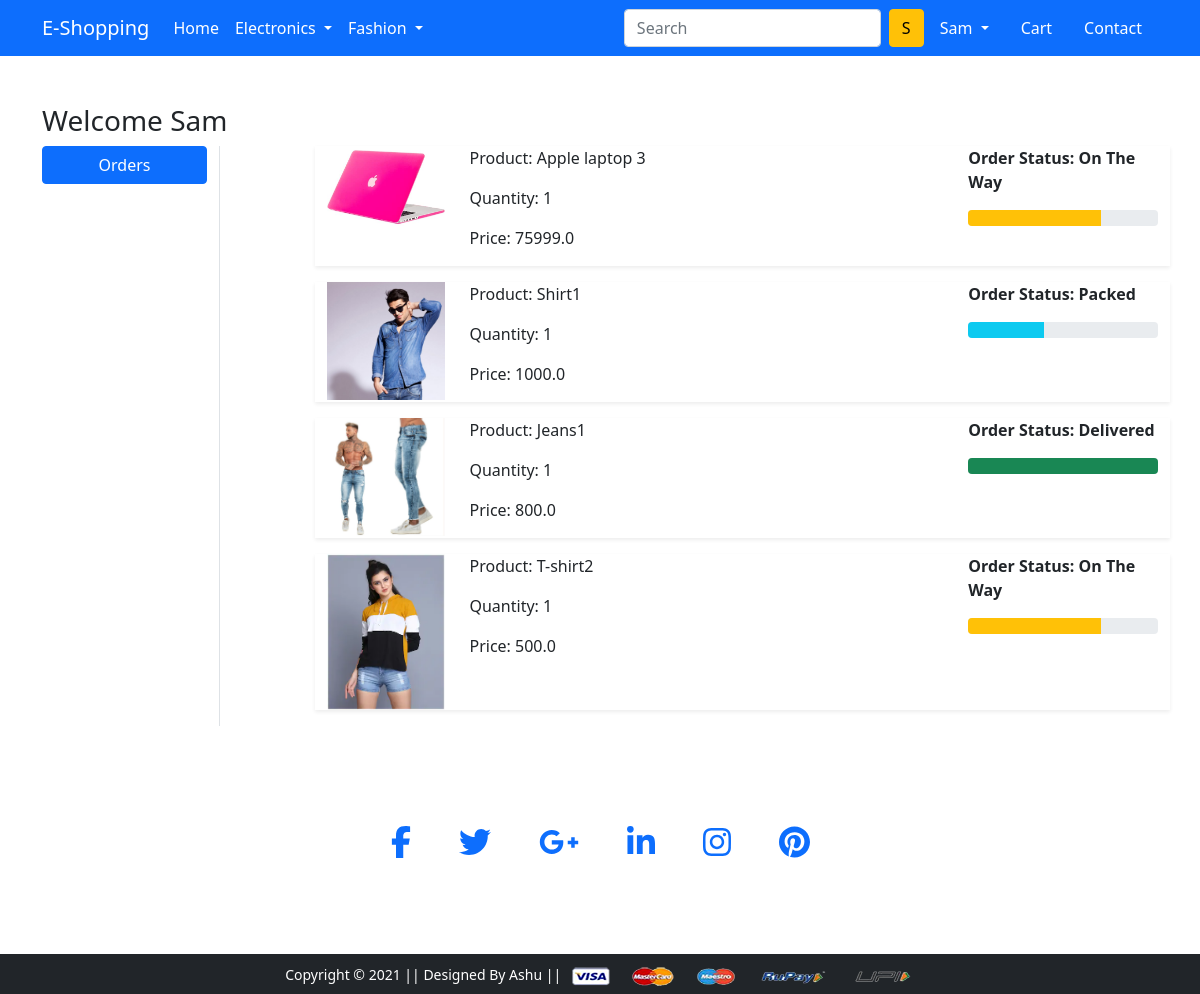
Before: /orders/ (signed in) with the older database file.
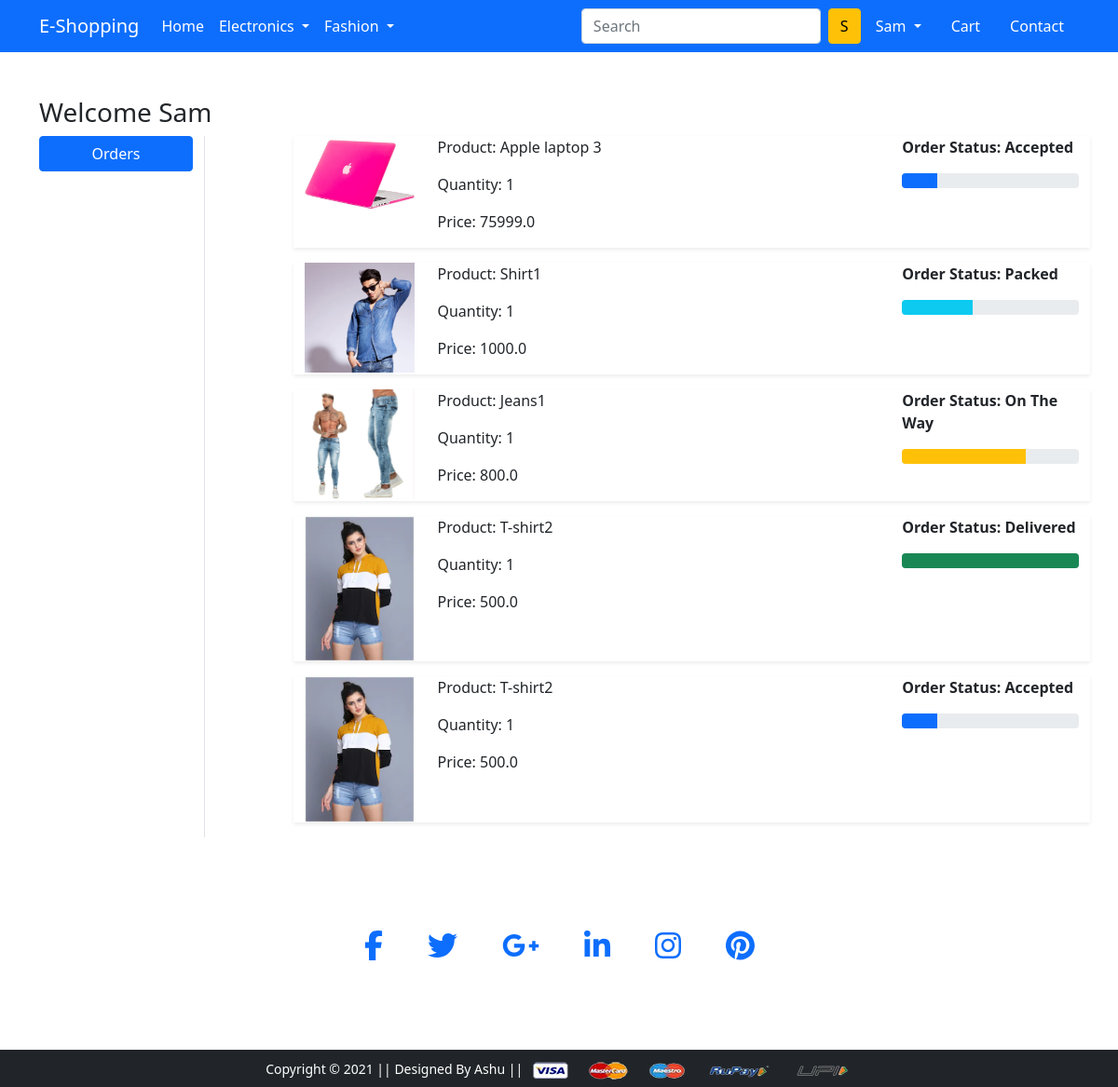
After: the same page with the newer database file.
### app/models.py (models this page shows, shortened)
class OrderPlaced(models.Model):
 user = models.ForeignKey(User, on_delete=models.CASCADE)
 customer = models.ForeignKey(Customer, on_delete=models.CASCADE)
 product = models.ForeignKey(Product, on_delete=models.CASCADE)
 quantity = models.PositiveIntegerField(default=1)
 ordered_date = models.DateTimeField(auto_now_add=True)
 status = models.CharField(max_length=50,choices=STATUS_CHOICES,default='Pending')
 @property
 def total_cost(self):
   return self.quantity * self.product.discounted_price

class Product(models.Model):
 title = models.CharField(max_length=100)
 selling_price = models.FloatField()
 discounted_price = models.FloatField()
 description = models.TextField()
 brand = models.CharField(max_length=100)
 category = models.CharField( choices=CATEGORY_CHOICES, max_length=3)
 product_image = models.ImageField(upload_to='productimg')

### app/views.py (the view)
# urls.py: path('orders/', views.orders, name='orders'),
@login_required
def orders(request):
	op = OrderPlaced.objects.filter(user=request.user)
	return render(request, 'app/orders.html', {'order_placed':op})

### app/templates/app/orders.html (shortened to what this page needs)
{% extends 'app/base.html' %}
{% load static %}
{% block main-content %}
<div class="container my-5">
 <div class="row">
    <h3>Welcome <span class="text-capitalize">{{request.user}}</span> </h3>
  <div class="col-sm-2 border-end">
   <ul class="list-unstyled">
    <li class="d-grid"><a href="{% url 'orders' %}" class="btn btn-primary">Orders</a></li>
   </ul>
  </div>
  <div class="col-sm-9 offset-sm-1">
  {% for op in order_placed %}
   <div class="row shadow-sm mb-3">
    <div class="col-sm-2">
     <img src="{{op.product.product_image.url}}" alt="" srcset="" class="img-fluid" height="150" width="150">
    </div>
    <div class="col-sm-7">
     <p>Product: {{op.product.title}}</p>
     <p>Quantity: {{op.quantity}}</p>
     <p>Price: {{op.total_cost}}</p>
    </div>
    <div class="col-sm-3 fw-bold">
     <p>Order Status: {{op.status}}</p>
      {% if op.status == 'Accepted' %}
      <div class="progress">
       <div class="progress-bar" role="progressbar" style="width: 20%" aria-valuenow="20" aria-valuemin="0" aria-valuemax="100"></div>
      </div>
      {% endif %}
      {% if op.status == 'Packed' %}
      <div class="progress">
       <div class="progress-bar bg-info" role="progressbar" style="width: 40%" aria-valuenow="40" aria-valuemin="0" aria-valuemax="100"></div>
      </div>
      {% endif %}
      {% if op.status == 'On The Way' %}
      <div class="progress">
       <div class="progress-bar bg-warning" role="progressbar" style="width: 70%" aria-valuenow="70" aria-valuemin="0" aria-valuemax="100"></div>
      </div>
      {% endif %}
      {% if op.status == 'Delivered' %}
      <div class="progress">
       <div class="progress-bar bg-success" role="progressbar" style="width: 100%" aria-valuenow="100" aria-valuemin="0" aria-valuemax="100"></div>
      </div>
      {% endif %}
    </div>
   </div>
   {% endfor %}
  </div>
 </div>
</div>
{% endblock main-content %}

### app/templates/app/base.html (shortened to what this page needs)
<!DOCTYPE html>
{% load static %}
<html lang="en">
  <head>
    <link
      href="https://cdn.jsdelivr.net/npm/bootstrap@5.0.0-beta1/dist/css/bootstrap.min.css"
      rel="stylesheet"
    />
    <link rel="stylesheet" href="{% static 'app/css/owl.carousel.min.css' %}" />
    <link rel="stylesheet" href="{% static 'app/css/all.min.css' %}" />
    <link rel="stylesheet" href="{% static 'app/css/style.css' %}" />
  </head>
  <body>
    <nav class="navbar navbar-expand-lg navbar-dark bg-primary">
      <div class="container">
        <a class="navbar-brand" href="/">E-Shopping</a>
        <div class="collapse navbar-collapse" id="navbarSupportedContent">
          <ul class="navbar-nav me-auto mb-2 mb-lg-0">
            <li class="nav-item">
              <a class="nav-link active" aria-current="page" href="/">Home</a>
            </li>
            <li class="nav-item dropdown">
              <a
                class="nav-link dropdown-toggle text-white"
                href="#"
                id="electronicsDropdown"
                role="button"
                data-bs-toggle="dropdown"
                aria-expanded="false"
              >
                Electronics
              </a>
            </li>
            <li class="nav-item dropdown">
              <a
                class="nav-link dropdown-toggle text-white"
                href="#"
                id="fashionDropdown"
                role="button"
                data-bs-toggle="dropdown"
                aria-expanded="false"
              >
                Fashion
              </a>
            </li>
          </ul>
          <form class="d-flex">
            <input
              class="form-control me-2"
              type="search"
              placeholder="Search"
              aria-label="Search"
            />
            <button class="btn btn-warning" type="submit">S</button>
          </form>
          <div>
            <ul class="navbar-nav me-auto mb-2 mb-lg-0">
              {% if request.user.is_authenticated %}
              <li class="nav-item dropdown mx-2">
                <a
                  class="nav-link dropdown-toggle text-white"
                  href="#"
                  id="profileDropdown"
                  role="button"
                  data-bs-toggle="dropdown"
                  aria-expanded="false">
                  {{request.user.username| capfirst}}
                </a>
              </li>
              <li class="nav-item mx-2">
                <a href="{% url 'showcart' %}" class="nav-link text-white"
                  > Cart</a>
              </li>
              {% endif %}
              <li class="nav-item mx-2">
                <a
                  href="/contact/"
                  class="nav-link text-white">Contact</a >
              </li>
            </ul>
          </div>
        </div>
      </div>
    </nav>
    {% block main-content %} {% endblock main-content %}
<footer class="page-footer font-small elegant-color">
  <div class="container">
    <div class="row d-flex justify-content-center">
      <div class="col d-flex justify-content-center my-5 pt-1">
        <a class="fb-ic">
          <i class="fab fa-facebook-f fa-lg white-text mx-3 mx-md-4 fa-2x"> </i>
        </a>
        <a class="tw-ic">
          <i class="fab fa-twitter fa-lg white-text mx-3 mx-md-4 fa-2x"> </i>
        </a>
        <a class="gplus-ic">
          <i class="fab fa-google-plus-g fa-lg white-text mx-3 mx-md-4 fa-2x"> </i>
        </a>
        <a class="li-ic">
          <i class="fab fa-linkedin-in fa-lg white-text mx-3 mx-md-4 fa-2x"> </i>
        </a>
        <a class="ins-ic">
          <i class="fab fa-instagram fa-lg white-text mx-3 mx-md-4 fa-2x"> </i>
        </a>
        <a class="pin-ic">
          <i class="fab fa-pinterest fa-lg white-text mx-3 mx-md-4 fa-2x"> </i>
        </a>
      </div>
    </div>
  </div>
</footer>
    <footer class="container-fluid bg-dark text-center p-2 mt-5">
      <small class="text-white"
        >Copyright &copy; 2021 || Designed By Ashu ||
      </small>
      <img
        src="{% static 'app/images/payment.png' %}"
        alt=""
        srcset=""
        class="img-fluid"
        height="2px"
      />
    </footer>
  </body>
</html>

Changed rows visible on the page:
changed OrderPlaced "Apple laptop 3": status "On The Way" → "Accepted"
changed OrderPlaced "Jeans1": status "Delivered" → "On The Way"
changed OrderPlaced: status "On The Way" → "Delivered"
added OrderPlaced: product.product_image (picture), product "T-shirt2", quantity "1", total_cost "500.0", status "Accepted"
